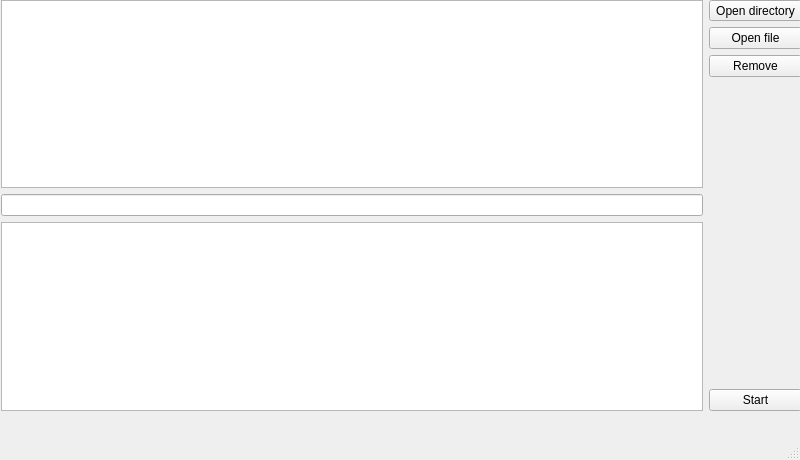
<?xml version="1.0" encoding="UTF-8"?>
<ui version="4.0">
 <class>Grep</class>
 <widget class="QMainWindow" name="Grep">
  <property name="geometry">
   <rect>
    <x>0</x>
    <y>0</y>
    <width>800</width>
    <height>460</height>
   </rect>
  </property>
  <property name="windowTitle">
   <string>Grep</string>
  </property>
  <widget class="QWidget" name="centralwidget">
   <property name="sizePolicy">
    <sizepolicy hsizetype="Preferred" vsizetype="Preferred">
     <horstretch>0</horstretch>
     <verstretch>0</verstretch>
    </sizepolicy>
   </property>
   <widget class="QWidget" name="verticalLayoutWidget">
    <property name="geometry">
     <rect>
      <x>1</x>
      <y>0</y>
      <width>801</width>
      <height>411</height>
     </rect>
    </property>
    <layout class="QVBoxLayout" name="verticalLayout">
     <item>
      <layout class="QGridLayout" name="gridLayout">
       <item row="6" column="1">
        <widget class="QToolButton" name="directoryOpenButton">
         <property name="text">
          <string>Open directory</string>
         </property>
        </widget>
       </item>
       <item row="11" column="0">
        <widget class="QLineEdit" name="input"/>
       </item>
       <item row="8" column="1">
        <widget class="QPushButton" name="removeButton">
         <property name="text">
          <string>Remove</string>
         </property>
        </widget>
       </item>
       <item row="6" column="0" rowspan="5">
        <widget class="QListWidget" name="directoriesList"/>
       </item>
       <item row="12" column="0" rowspan="3">
        <widget class="QListWidget" name="outputList"/>
       </item>
       <item row="7" column="1">
        <widget class="QPushButton" name="fileOpenButton">
         <property name="text">
          <string>Open file</string>
         </property>
        </widget>
       </item>
       <item row="14" column="1">
        <widget class="QPushButton" name="start">
         <property name="text">
          <string>Start</string>
         </property>
        </widget>
       </item>
      </layout>
     </item>
    </layout>
   </widget>
  </widget>
  <widget class="QMenuBar" name="menubar">
   <property name="geometry">
    <rect>
     <x>0</x>
     <y>0</y>
     <width>800</width>
     <height>27</height>
    </rect>
   </property>
  </widget>
  <widget class="QStatusBar" name="statusbar"/>
 </widget>
 <resources/>
 <connections/>
</ui>
